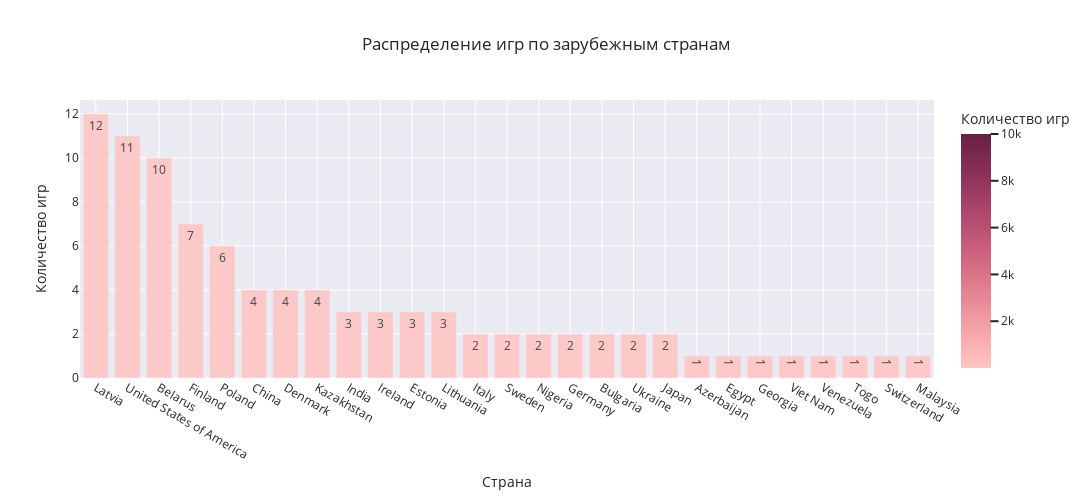

The notebook cell this image was saved under:
### Code cell
barchart_country_wo_russia = px.bar(
    data_frame=country_name_wo_russia,
    y="count",
    x="country",
    color="count",
    opacity=0.9,                  
    orientation="v",              
    barmode='relative',               
    color_continuous_scale=px.colors.sequential.Burg,                               
    range_color=[1,10000],                                   
    text='count',            
    hover_name='country',        
    labels={"count":"Количество игр", "country":"Страна"},           
    title='Распределение игр по зарубежным странам', 
    width=1100,                  
    height=500,                   
    template='seaborn',            
)
barchart_country_wo_russia

### Figure 1 — Plotly figure (JSON) as saved in the notebook; plotly's stock layout.template omitted (floating-point values rounded to 4 significant figures)
{"data": [{"alignmentgroup": "True", "hovertemplate": "<b>%{hovertext}</b><br><br>Страна=%{x}<br>Количество игр=%{marker.color}<extra></extra>", "hovertext": ["Latvia", "United States of America", "Belarus", "Finland", "Poland", "China", "Denmark", "Kazakhstan", "India", "Ireland", "Estonia", "Lithuania", "Italy", "Sweden", "Nigeria", "Germany", "Bulgaria", "Ukraine", "Japan", "Azerbaijan", "Egypt", "Georgia", "Viet Nam", "Venezuela", "Togo", "Switzerland", "Malaysia"], "legendgroup": "", "marker": {"color": [12, 11, 10, 7, 6, 4, 4, 4, 3, 3, 3, 3, 2, 2, 2, 2, 2, 2, 2, 1, 1, 1, 1, 1, 1, 1, 1], "coloraxis": "coloraxis", "opacity": 0.9, "pattern": {"shape": ""}}, "name": "", "offsetgroup": "", "orientation": "v", "showlegend": false, "text": [12, 11, 10, 7, 6, 4, 4, 4, 3, 3, 3, 3, 2, 2, 2, 2, 2, 2, 2, 1, 1, 1, 1, 1, 1, 1, 1], "textposition": "auto", "type": "bar", "x": ["Latvia", "United States of America", "Belarus", "Finland", "Poland", "China", "Denmark", "Kazakhstan", "India", "Ireland", "Estonia", "Lithuania", "Italy", "Sweden", "Nigeria", "Germany", "Bulgaria", "Ukraine", "Japan", "Azerbaijan", "Egypt", "Georgia", "Viet Nam", "Venezuela", "Togo", "Switzerland", "Malaysia"], "xaxis": "x", "y": [12, 11, 10, 7, 6, 4, 4, 4, 3, 3, 3, 3, 2, 2, 2, 2, 2, 2, 2, 1, 1, 1, 1, 1, 1, 1, 1], "yaxis": "y"}], "layout": {"barmode": "relative", "coloraxis": {"cmax": 10000, "cmin": 1, "colorbar": {"title": {"text": "Количество игр"}}, "colorscale": [[0, "rgb(255, 198, 196)"], [0.1667, "rgb(244, 163, 168)"], [0.3333, "rgb(227, 129, 145)"], [0.5, "rgb(204, 96, 125)"], [0.6667, "rgb(173, 70, 108)"], [0.8333, "rgb(139, 48, 88)"], [1, "rgb(103, 32, 68)"]]}, "height": 500, "legend": {"tracegroupgap": 0}, "title": {"text": "Распределение игр по зарубежным странам"}, "width": 1100, "xaxis": {"anchor": "y", "domain": [0, 1], "title": {"text": "Страна"}}, "yaxis": {"anchor": "x", "domain": [0, 1], "title": {"text": "Количество игр"}}}}
